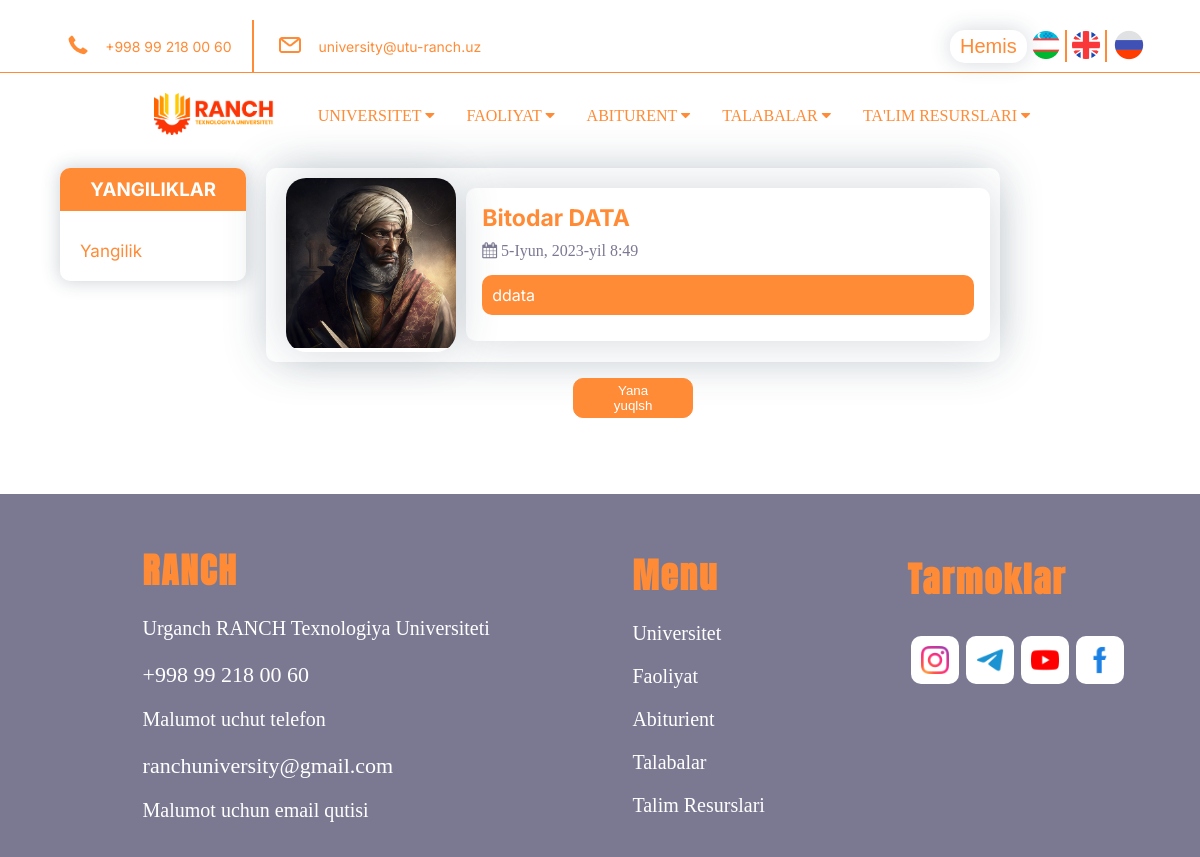
The page /news/ on the database as committed earlier.
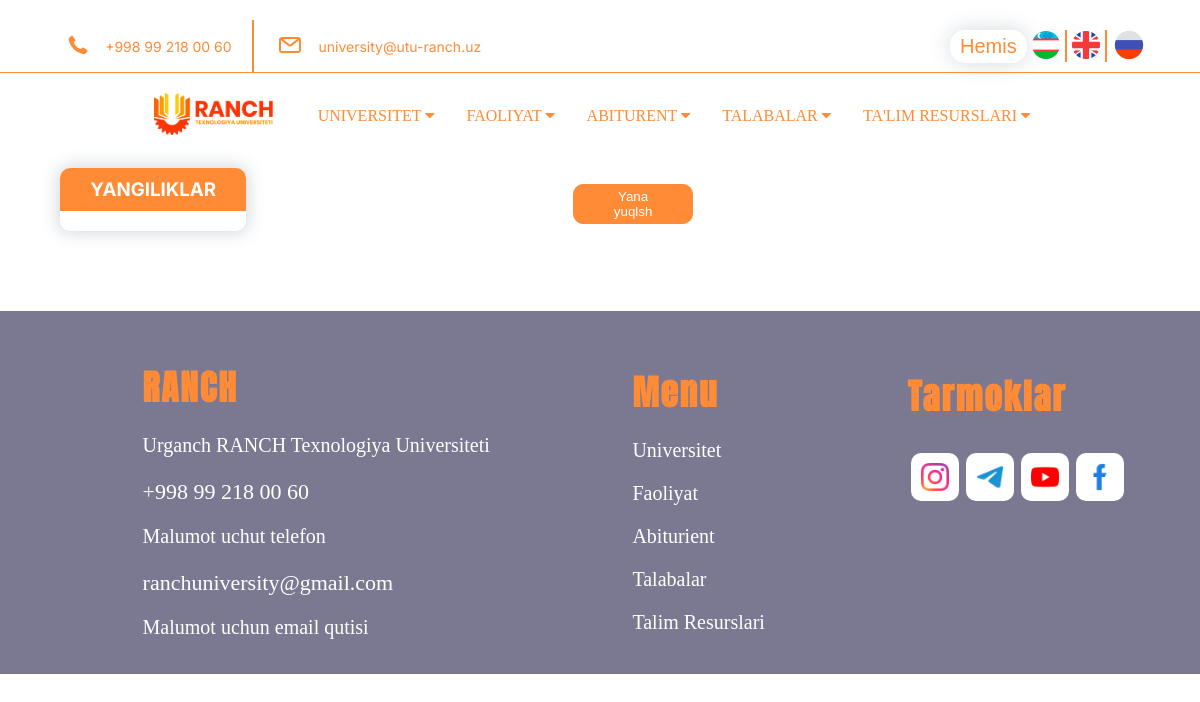
The same page on the database as committed later.
### home/models.py (models this page shows, shortened)
class Category(MPTTModel):
    name = models.CharField(max_length=211, blank=True)
    parent = TreeForeignKey('self', on_delete=models.CASCADE, blank=True, null=True, related_name='children')
    slug = models.SlugField(null=False, unique=True)
    class MPTTMeta:
        order_insertion_by = ['name']
    class Meta:
        verbose_name = "Kategoriya"
        verbose_name_plural = "Kategoriyalar"

### news/models.py (models this page shows, shortened)
class NewsCartegory(models.Model):
    name = models.CharField(max_length=211, blank=True)
    parent = models.ForeignKey('self', on_delete=models.CASCADE, blank=True, null=True, related_name='children')
    slug = models.SlugField(null=False, unique=True)

class Yangiliklar(models.Model):
    title = models.CharField(max_length=232)
    desc = RichTextField()
    image = models.ImageField(default="news/%Y/%m/%d", null=True, blank=True)
    category = models.ForeignKey(to=NewsCartegory, blank=True, on_delete=models.CASCADE)
    created_at = models.DateTimeField(auto_now_add=True)

### news/views.py (the view)
# urls.py: path("", views.news_view, name="news"),
def news_view(request, cat_id=None):
    context = {
        "cat_news": NewsCartegory.objects.filter(parent=None),
        'categories': Category.objects.filter(parent=None)[:6],
        "catw": NewsCartegory.objects.get(pk=cat_id) if cat_id else NewsCartegory.objects.all(),
        "yangiliklar": Yangiliklar.objects.filter(category__id=cat_id) if cat_id else Yangiliklar.objects.all(),
    }
    return render(request, 'news/news.html', context)

### home/context_processeors.py (called while the page is built)
def product_category_render(request):
    return {
        "banner": Bannercha.objects.all().order_by("-id")[:5],
    }

### templates/news/news.html (shortened to what this page needs)
{% extends 'home/base.html' %}
{% load static i18n %}
{% block content %}
    <section id="home__new">
        <aside id="side" class="sidebar">
            <div class="wrapper__menu">
                <div class="hedaer__title">
                    <h1>
                        Yangiliklar
                    </h1>
                </div>
                    <nav class="nacbar__nav">
                        <ul>
                            {% for cat in cat_news %}
                                <li><a class="menu__a" href="{% url 'news_cat' cat.id %}">{{cat.name}}</a></li>
                            {% endfor %}
                        </ul>
                    </nav>
            </div>
        </aside>
    <div class="header__contant">
    {% for yan in yangiliklar %}
        <div class="news__cont__box">
            <div class="news__cont__img">
                <img src="{{yan.image.url}}" alt="">
            </div>
            <div class="news__cont__text">
               <a href="{% url 'new_detail' yan.id %}"><h1>
                    {{yan.title}}
                </h1></a>
                <p class="time">
                    <i class="fa fa-calendar" aria-hidden="true"></i>
                    {{yan.created_at}}
                </p>
                <div class="new__cont__box__p">
                    {{yan.desc | safe | truncatewords:20}}
                </div>
            </div>
        </div>
    {% endfor %}
        <div class="btn__cont">
        <div class="btn__div">
        <button class="btn">Yana yuqlsh</button>
    </div>
    </div>
        </div>
    </section>
{% endblock %}

### templates/home/base.html (shortened to what the changed rows need)
{% load static i18n%}
<!DOCTYPE html>
<html lang="en">
<head>
    <link rel="stylesheet" href="{% static 'style.css' %}">
    <link rel="stylesheet" href="{% static 'batafsil.css' %}">
    <link rel="stylesheet" href="{% static 'fakultetlar.css' %}">
    <link rel="stylesheet" href="{% static 'malumot.css' %}">
    <link rel="stylesheet" href="{% static 'news.css' %}">
    <link rel="stylesheet" href="{% static 'newsdetail.css' %}">
    <link rel="stylesheet" href="{% static 'rektor.css' %}">
    <link rel="stylesheet" href="https://cdn.jsdelivr.net/npm/swiper@8/swiper-bundle.min.css"/>
    <link rel="stylesheet" href="https://netdna.bootstrapcdn.com/font-awesome/4.0.3/css/font-awesome.min.css">
</head>
<body>
<header class="header__glav" id="header__glav">
    <div class="box__container">
        <nav class="navbar__glav">
        {% if categories %}
        {% for cat in categories %}
        <div class="dropdown__glav">
            <button class="dropbtn__glav"> {{cat.name}}
                <i class="fa fa-caret-down"></i>
              </button>
        </div>
        {% endfor %}
        {% endif %}
    </nav>
</div>
</header>
    {% block content %}
    {% endblock content %}
    <section id="contact">
        <div class="contact__container">
            <div class="contact__box">
                <h1>RANCH</h1>
            </div>
            <div class="contact__box">
                <h1>Menu</h1>
            </div>
            <div class="contact__box__logo">
                <h1>Tarmoklar</h1>
            </div>
        </div>
    </section>
</body>
</html>

Rows that differ between the two databases and show on the page:
removed NewsCartegory: name "Yangilik"
removed Yangiliklar: image (picture), title "Bitodar DATA", created_at "5-Iyun, 2023-yil 8:49", desc "ddata"
